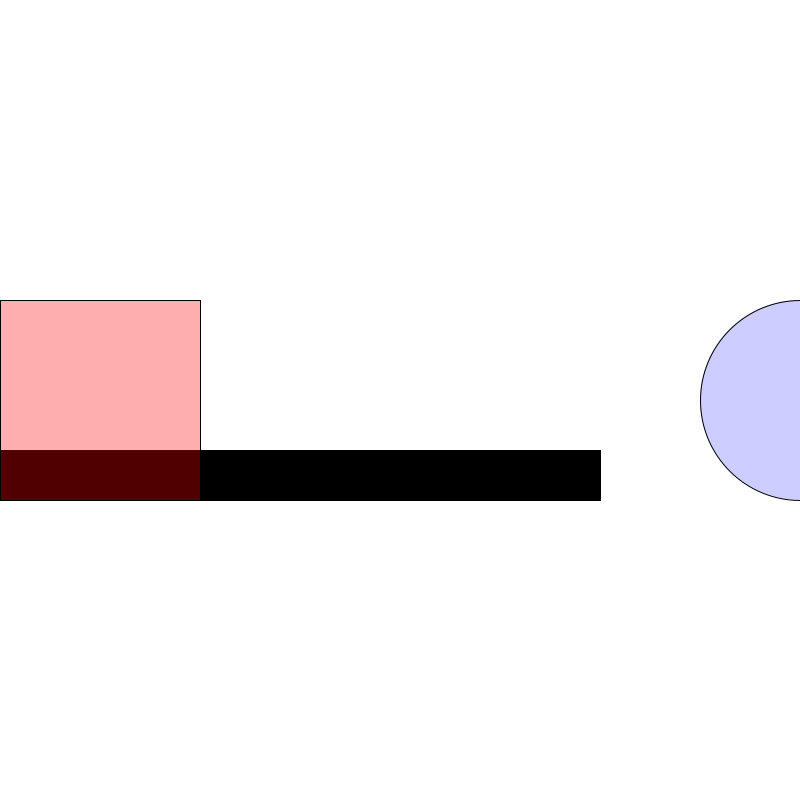
Frame 1 (no input)
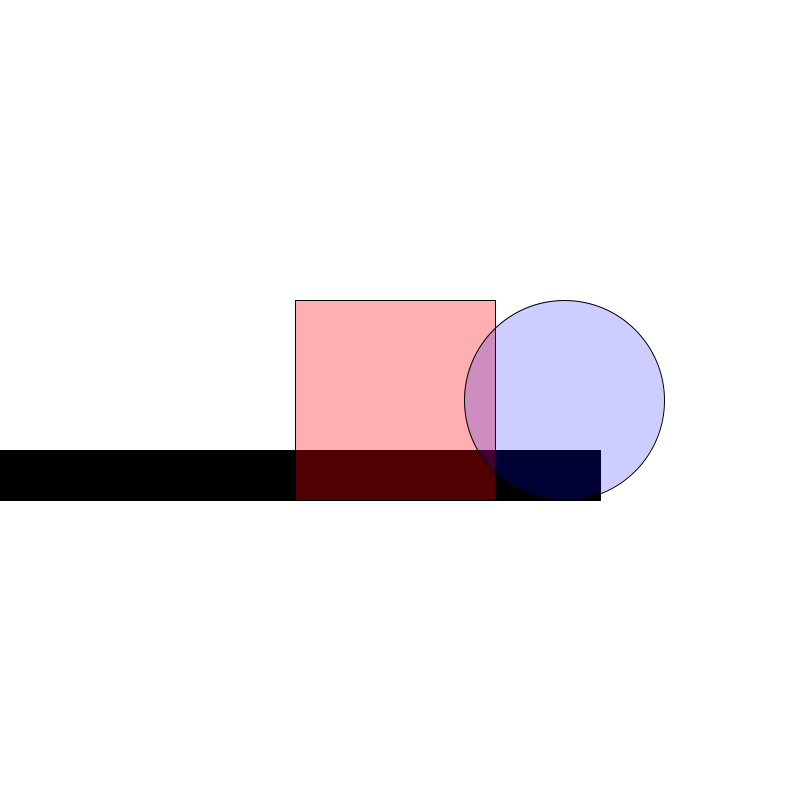
Frame 60 (the mouse pressed at the canvas centre just before this capture)
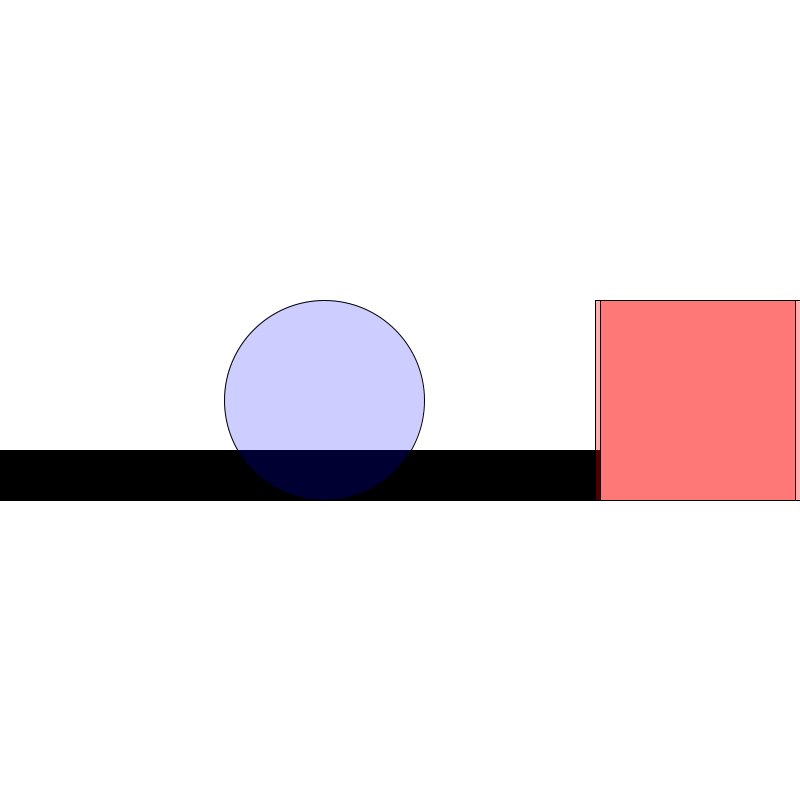
Frame 120 (the mouse held since frame 60 and released just before this capture)

The Processing sketch that drew these frames (run headless with seeded random() and noise(); from frame 60 on, the mouse is pressed at the canvas centre):

// Processing sketch: processing_143943
// ── processing_143943.pde

int ex = 800;
int egrow = -4;
int rx = 0;
int rgrow = 5;

void setup ()   { size (800,800); }

void draw ()
{ background (255);
  fill (0);
  rect (0,450,600,50);
  fill (255,0,0,80);
  rect (rx,300,200,200);
  rx = rx + rgrow; // moves the rectanlge
if (rx==0||rx==600)  // marks the edge of the screen
{ 
  rgrow = rgrow *-1;  //changes direction of rectangle as it bounces
  rect (rx,300,200,200);
}
  
  
fill (0,0,255,50);
ellipse (ex,400,200,200);
  ex = ex + egrow;
if (ex==100||ex==800) {egrow = egrow *-1;}
println ("the rectangle is " + rx + ", and the ellipse is" + ex); 
}
